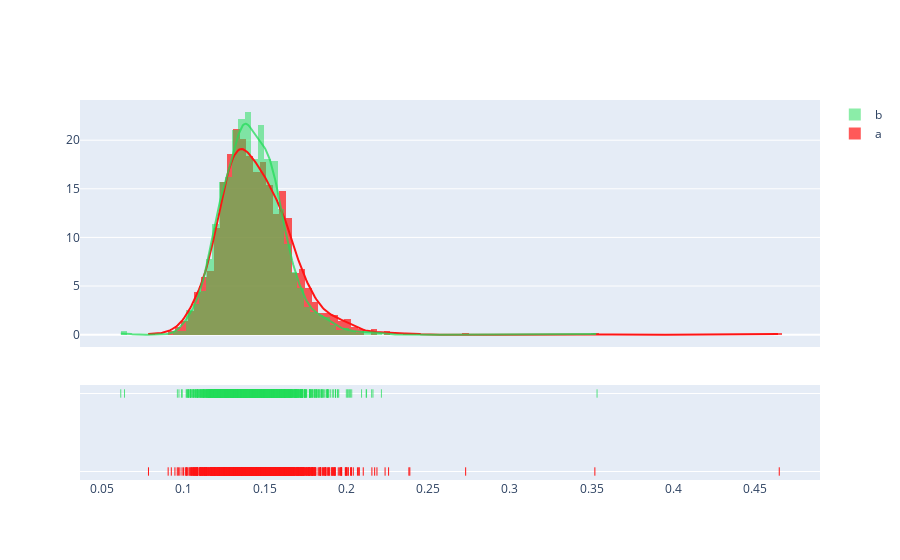

The code cell stored with this chart in its notebook:
### Code cell
data1 = screenplays_cut[screenplays_cut.good_or_bad == 1]['NOUN']
data0 = screenplays_cut[screenplays_cut.good_or_bad == 0]['NOUN']
fig = ff.create_distplot([data1, data0], group_labels=['a','b'], bin_size=.004,
                        colors=['rgba(255,20,20,1)', 'rgba(35,220,90,.75)'])
fig.show()

### Figure 1 — Plotly figure (JSON) as saved in the notebook; plotly's stock layout.template omitted (floating-point values rounded to 4 significant figures; data arrays with more than 128 entries replaced by an {"elided": "..."} marker saying what was removed)
{"data": [{"autobinx": false, "histnorm": "probability density", "legendgroup": "a", "marker": {"color": "rgba(255,20,20,1)"}, "name": "a", "opacity": 0.7, "type": "histogram", "x": {"elided": "1254 float values"}, "xaxis": "x", "xbins": {"end": 0.4649, "size": 0.004, "start": 0.07873}, "yaxis": "y"}, {"autobinx": false, "histnorm": "probability density", "legendgroup": "b", "marker": {"color": "rgba(35,220,90,.75)"}, "name": "b", "opacity": 0.7, "type": "histogram", "x": {"elided": "1509 float values"}, "xaxis": "x", "xbins": {"end": 0.3534, "size": 0.004, "start": 0.06175}, "yaxis": "y"}, {"legendgroup": "a", "marker": {"color": "rgba(255,20,20,1)"}, "mode": "lines", "name": "a", "showlegend": false, "type": "scatter", "x": {"elided": "500 float values"}, "xaxis": "x", "y": {"elided": "500 float values"}, "yaxis": "y"}, {"legendgroup": "b", "marker": {"color": "rgba(35,220,90,.75)"}, "mode": "lines", "name": "b", "showlegend": false, "type": "scatter", "x": {"elided": "500 float values"}, "xaxis": "x", "y": {"elided": "500 float values"}, "yaxis": "y"}, {"legendgroup": "a", "marker": {"color": "rgba(255,20,20,1)", "symbol": "line-ns-open"}, "mode": "markers", "name": "a", "showlegend": false, "type": "scatter", "x": {"elided": "1254 float values"}, "xaxis": "x", "y": {"elided": "1254 str values"}, "yaxis": "y2"}, {"legendgroup": "b", "marker": {"color": "rgba(35,220,90,.75)", "symbol": "line-ns-open"}, "mode": "markers", "name": "b", "showlegend": false, "type": "scatter", "x": {"elided": "1509 float values"}, "xaxis": "x", "y": {"elided": "1509 str values"}, "yaxis": "y2"}], "layout": {"barmode": "overlay", "hovermode": "closest", "legend": {"traceorder": "reversed"}, "xaxis": {"anchor": "y2", "domain": [0, 1], "zeroline": false}, "yaxis": {"anchor": "free", "domain": [0.35, 1], "position": 0}, "yaxis2": {"anchor": "x", "domain": [0, 0.25], "dtick": 1, "showticklabels": false}}}
